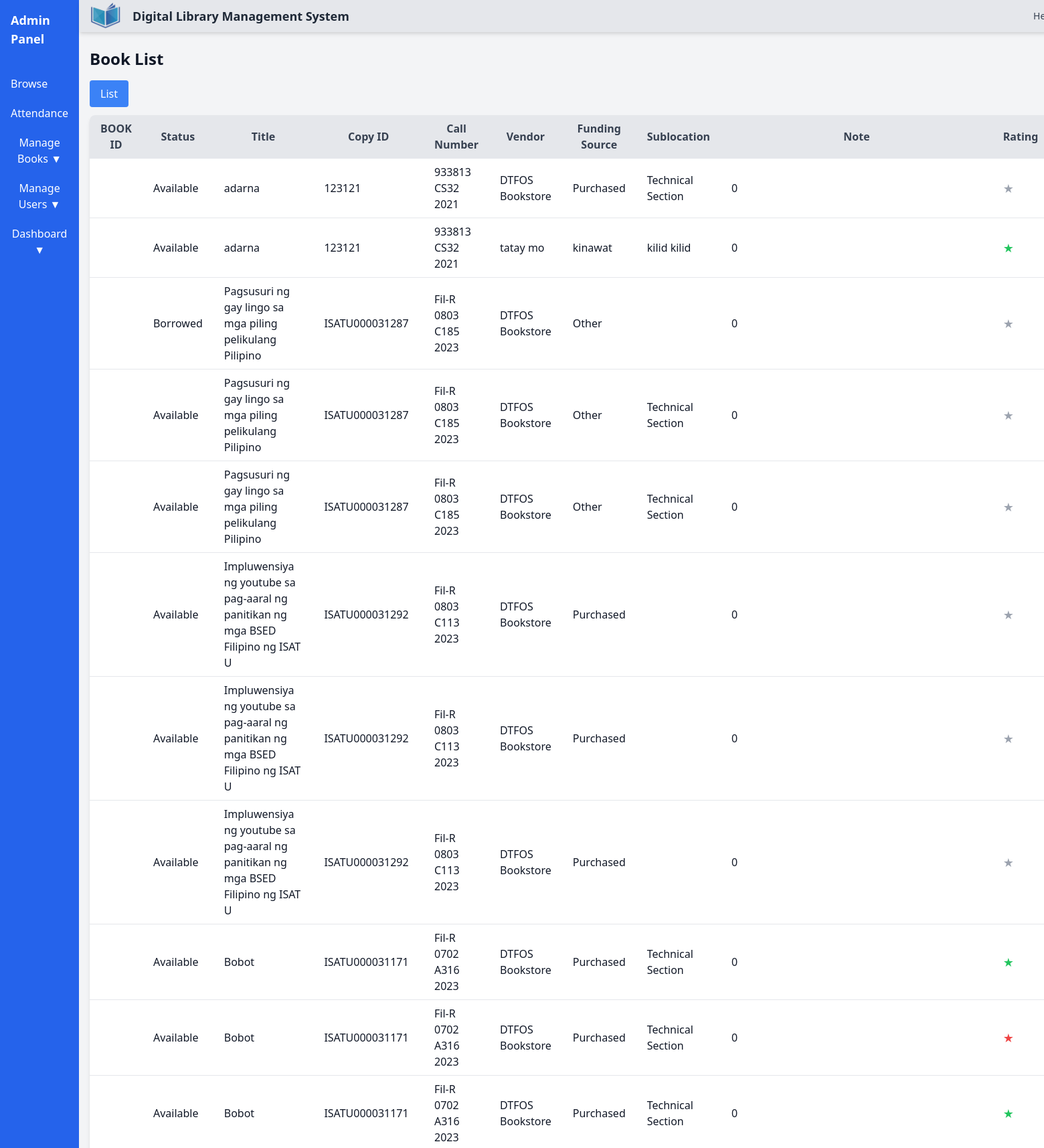
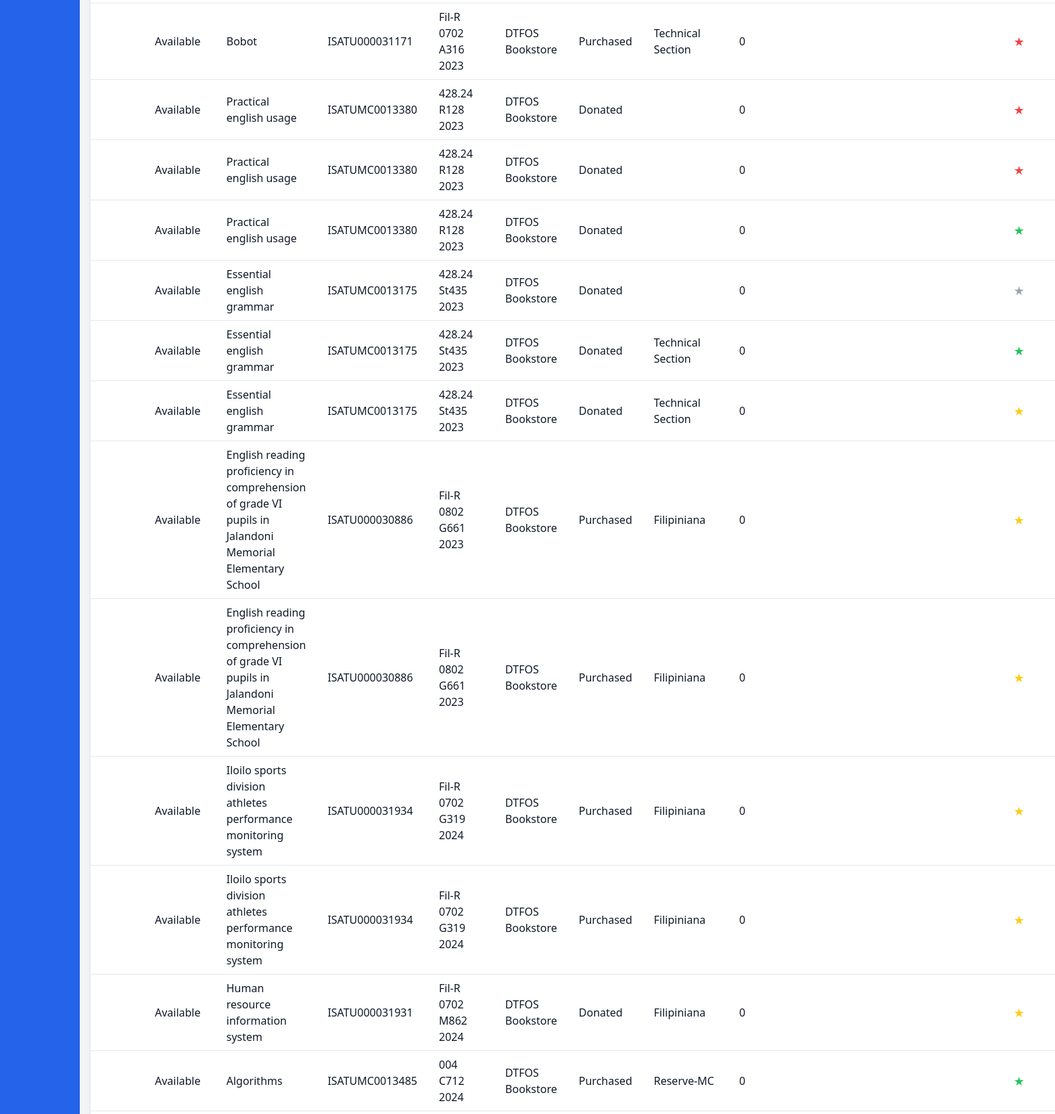
Page /dashboard/admin/BookList.php (signed in, upper part) on the committed database (2 pictures, top to bottom).
### tables this page shows
CREATE TABLE `book_copies` (
  `ID` int(11) NOT NULL,
  `book_copy` varchar(50) NOT NULL,
  `copy_ID` varchar(50) NOT NULL,
  `B_title` varchar(255) NOT NULL,
  `status` enum('Available','Borrowed','Reserve') DEFAULT NULL,
  `callNumber` varchar(50) DEFAULT NULL,
  `circulationType` varchar(50) DEFAULT NULL,
  `dateAcquired` date DEFAULT NULL,
  `description1` text DEFAULT NULL,
  `description2` text DEFAULT NULL,
  `description3` text DEFAULT NULL,
  `number1` int(11) DEFAULT NULL,
  `number2` int(11) DEFAULT NULL,
  `number3` int(11) DEFAULT NULL,
  `Sublocation` varchar(100) DEFAULT NULL,
  `vendor` varchar(100) DEFAULT NULL,
  `fundingSource` varchar(100) DEFAULT NULL,
  `rating` int(11) NOT NULL DEFAULT 0,
  `note` varchar(50) NOT NULL
);

### dashboard/admin/BookList.php (the view, shortened to what this page needs)
<?php
  include '../config.php';
  $book_title = isset($_GET['title']) ? $_GET['title'] : '';
  $sql = "SELECT * FROM book_copies";
  $stmt = $conn->prepare($sql);
  $stmt->execute();
  $result = $stmt->get_result();
?>
<!DOCTYPE html>
<html lang="en">
<head>
    <script src="https://cdn.tailwindcss.com"></script>
</head>
<body class="flex flex-col min-h-screen bg-gray-100 text-gray-900">
    <main class="flex flex-grow">
        <?php include 'include/sidebar.php'; ?>
        <div class="flex-grow ">
        <?php include 'include/header.php'; ?>
      <div class="container mx-auto px-4 py-6 ">
        <h2 class="text-2xl font-semibold mb-4">Book List</h2>
        <a href="ViewBook.php?title=<?php echo urlencode($book_title); ?>"
          class="inline-block bg-blue-500 text-white py-2 px-4 rounded hover:bg-blue-600 mb-3">List</a>
        <table class="min-w-full table-auto bg-white shadow-md rounded-lg overflow-hidden">
          <thead>
            <tr class="bg-gray-200 text-gray-700">
              <th class="py-2 px-4 border-b">BOOK ID</th>
              <th class="py-2 px-4 border-b">Status</th>
              <th class="py-2 px-4 border-b">Title</th>
              <th class="py-2 px-4 border-b">Copy ID</th>
              <th class="py-2 px-4 border-b">Call Number</th>
              <th class="py-2 px-4 border-b">Vendor</th>
              <th class="py-2 px-4 border-b">Funding Source</th>
              <th class="py-2 px-4 border-b">Sublocation</th>
              <th class="py-2 px-4 border-b">Note</th>
              <th class="py-2 px-4 border-b">Rating</th>
            </tr>
          </thead>
          <tbody>
            <?php
                        if ($result && $result->num_rows > 0) {
                            while ($row = $result->fetch_assoc()) {
                                echo "<tr class='border-b hover:bg-gray-50'>
                                    <td class='py-2 px-4'>" . htmlspecialchars($row['book_id']) . "</td>
                                    <td class='py-2 px-4'>" . htmlspecialchars($row['status']) . "</td>
                                    <td class='py-2 px-4'>" . htmlspecialchars($row['B_title']) . "</td>
                                    <td class='py-2 px-4'>" . htmlspecialchars($row['copy_ID']) . "</td>
                                    <td class='py-2 px-4'>" . htmlspecialchars($row['callNumber']) . "</td>
                                    <td class='py-2 px-4'>" . htmlspecialchars($row['vendor']) . "</td>
                                    <td class='py-2 px-4'>" . htmlspecialchars($row['fundingSource']) . "</td>
                                    <td class='py-2 px-4'>" . htmlspecialchars($row['Sublocation']) . "</td>
                                    <td class='py-2 px-4'>" . htmlspecialchars($row['note']) . "</td>
                                    <td class='py-2 px-4'>";
                            $rating = (int) $row['rating'];
                            $maxStars = 1;
                            for ($i = 1; $i <= $maxStars; $i++) {
                                if ($rating === 0) {
                                    echo '<span class="text-gray-400 text-lg inline-block">&#9733;</span>';
                                } else {
                                    $color = match ($rating) {
                                        5 => 'text-green-500',
                                        4 => 'text-blue-500',
                                        3 => 'text-yellow-400',
                                        2 => 'text-orange-500',
                                        1 => 'text-red-500',
                                        default => 'text-gray-400',
                                    };
                                    echo "<span class='{$color} text-lg'>&#9733;</span>";
                                }
                            }
                                echo "</td>
                                    <td class='py-2 px-4'>
                                        <a href='ViewCopy.php?ID=" . urlencode($row['ID']) . "' class='bg-blue-500 text-white py-1 px-3 rounded hover:bg-blue-600'>View</a>
                                    </td>
                                </tr>";
                            }
                        } else {
                            echo "<tr><td colspan='11' class='py-2 px-4 text-center'>No books available.</td></tr>";
                        }
                        ?>
          </tbody>
        </table>
      </div>
    </main>
</body>
</html>

### rows in the picture
book_copies: status "Available", B_title "adarna", copy_ID "123121", callNumber "933813 CS32 2021", vendor "DTFOS Bookstore", fundingSource "Purchased", Sublocation "Technical Section", note "0", rating 0 (drawn)
book_copies: status "Available", B_title "adarna", copy_ID "123121", callNumber "933813 CS32 2021", vendor "tatay mo", fundingSource "kinawat", Sublocation "kilid kilid", note "0"
book_copies: status "Borrowed", B_title "Pagsusuri ng gay lingo sa mga piling pelikulang Pilipino", copy_ID "ISATU000031287", callNumber "Fil-R 0803 C185 2023", vendor "DTFOS Bookstore", fundingSource "Other", note "0", rating 0 (drawn)
book_copies: status "Available", B_title "Pagsusuri ng gay lingo sa mga piling pelikulang Pilipino", copy_ID "ISATU000031287", callNumber "Fil-R 0803 C185 2023", vendor "DTFOS Bookstore", fundingSource "Other", Sublocation "Technical Section", note "0", rating 0 (drawn)
book_copies: status "Available", B_title "Pagsusuri ng gay lingo sa mga piling pelikulang Pilipino", copy_ID "ISATU000031287", callNumber "Fil-R 0803 C185 2023", vendor "DTFOS Bookstore", fundingSource "Other", Sublocation "Technical Section", note "0", rating 0 (drawn)
book_copies: status "Available", B_title "Impluwensiya ng youtube sa pag-aaral ng panitikan ng mga BSED Filipino ng ISAT U", copy_ID "ISATU000031292", callNumber "Fil-R 0803 C113 2023", vendor "DTFOS Bookstore", fundingSource "Purchased", note "0", rating 0 (drawn)
book_copies: status "Available", B_title "Impluwensiya ng youtube sa pag-aaral ng panitikan ng mga BSED Filipino ng ISAT U", copy_ID "ISATU000031292", callNumber "Fil-R 0803 C113 2023", vendor "DTFOS Bookstore", fundingSource "Purchased", note "0", rating 0 (drawn)
book_copies: status "Available", B_title "Impluwensiya ng youtube sa pag-aaral ng panitikan ng mga BSED Filipino ng ISAT U", copy_ID "ISATU000031292", callNumber "Fil-R 0803 C113 2023", vendor "DTFOS Bookstore", fundingSource "Purchased", note "0", rating 0 (drawn)
book_copies: status "Available", B_title "Bobot", copy_ID "ISATU000031171", callNumber "Fil-R 0702 A316 2023", vendor "DTFOS Bookstore", fundingSource "Purchased", Sublocation "Technical Section", note "0"
book_copies: status "Available", B_title "Bobot", copy_ID "ISATU000031171", callNumber "Fil-R 0702 A316 2023", vendor "DTFOS Bookstore", fundingSource "Purchased", Sublocation "Technical Section", note "0"
book_copies: status "Available", B_title "Bobot", copy_ID "ISATU000031171", callNumber "Fil-R 0702 A316 2023", vendor "DTFOS Bookstore", fundingSource "Purchased", Sublocation "Technical Section", note "0"
book_copies: status "Available", B_title "Bobot", copy_ID "ISATU000031171", callNumber "Fil-R 0702 A316 2023", vendor "DTFOS Bookstore", fundingSource "Purchased", Sublocation "Technical Section", note "0"
book_copies: status "Available", B_title "Practical english usage", copy_ID "ISATUMC0013380", callNumber "428.24 R128 2023", vendor "DTFOS Bookstore", fundingSource "Donated", note "0"
book_copies: status "Available", B_title "Practical english usage", copy_ID "ISATUMC0013380", callNumber "428.24 R128 2023", vendor "DTFOS Bookstore", fundingSource "Donated", note "0"
book_copies: status "Available", B_title "Practical english usage", copy_ID "ISATUMC0013380", callNumber "428.24 R128 2023", vendor "DTFOS Bookstore", fundingSource "Donated", note "0"
book_copies: status "Available", B_title "Essential english grammar", copy_ID "ISATUMC0013175", callNumber "428.24 St435 2023", vendor "DTFOS Bookstore", fundingSource "Donated", note "0", rating 0 (drawn)
book_copies: status "Available", B_title "Essential english grammar", copy_ID "ISATUMC0013175", callNumber "428.24 St435 2023", vendor "DTFOS Bookstore", fundingSource "Donated", Sublocation "Technical Section", note "0"
book_copies: status "Available", B_title "Essential english grammar", copy_ID "ISATUMC0013175", callNumber "428.24 St435 2023", vendor "DTFOS Bookstore", fundingSource "Donated", Sublocation "Technical Section", note "0"
book_copies: status "Available", B_title "English reading proficiency in comprehension of grade VI pupils in Jalandoni Memorial Elementary School", copy_ID "ISATU000030886", callNumber "Fil-R 0802 G661 2023", vendor "DTFOS Bookstore", fundingSource "Purchased", Sublocation "Filipiniana", note "0"
book_copies: status "Available", B_title "English reading proficiency in comprehension of grade VI pupils in Jalandoni Memorial Elementary School", copy_ID "ISATU000030886", callNumber "Fil-R 0802 G661 2023", vendor "DTFOS Bookstore", fundingSource "Purchased", Sublocation "Filipiniana", note "0"
book_copies: status "Available", B_title "Iloilo sports division athletes performance monitoring system", copy_ID "ISATU000031934", callNumber "Fil-R 0702 G319 2024", vendor "DTFOS Bookstore", fundingSource "Purchased", Sublocation "Filipiniana", note "0"
book_copies: status "Available", B_title "Iloilo sports division athletes performance monitoring system", copy_ID "ISATU000031934", callNumber "Fil-R 0702 G319 2024", vendor "DTFOS Bookstore", fundingSource "Purchased", Sublocation "Filipiniana", note "0"
book_copies: status "Available", B_title "Human resource information system", copy_ID "ISATU000031931", callNumber "Fil-R 0702 M862 2024", vendor "DTFOS Bookstore", fundingSource "Donated", Sublocation "Filipiniana", note "0"
book_copies: status "Available", B_title "Algorithms", copy_ID "ISATUMC0013485", callNumber "004 C712 2024", vendor "DTFOS Bookstore", fundingSource "Purchased", Sublocation "Reserve-MC", note "0"
